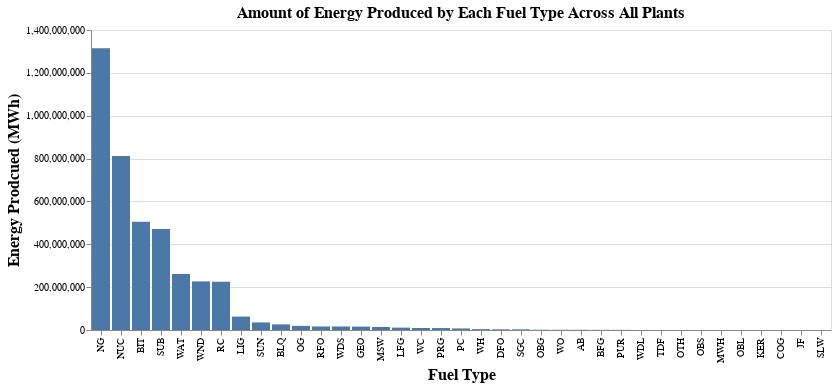

Notebook source saved alongside this figure:
### Code cell
alt.Chart(energy, title = 'Amount of Energy Produced by Each Fuel Type Across All Plants').mark_bar().encode(
    x=alt.X("PLPRMFL", sort= '-y', axis=alt.Axis(title='Fuel Type')),
    y=alt.Y("PLNGENAN", axis=alt.Axis(title='Energy Prodcued (MWh)'))
).configure_axis(
    labelFontSize=10,
    titleFontSize=16
).configure_title(
    fontSize= 16
)

### Figure 1 — Vega-Lite specification as saved in the notebook (floating-point values rounded to 4 significant figures)
{"config": {"view": {"continuousWidth": 400, "continuousHeight": 300}, "axis": {"labelFontSize": 10, "titleFontSize": 16}, "title": {"fontSize": 16}}, "data": {"name": "data-bce33d660a58ac958dde105eda36c784"}, "mark": "bar", "encoding": {"x": {"type": "nominal", "axis": {"title": "Fuel Type"}, "field": "PLPRMFL", "sort": "-y"}, "y": {"type": "quantitative", "axis": {"title": "Energy Prodcued (MWh)"}, "field": "PLNGENAN"}}, "title": "Amount of Energy Produced by Each Fuel Type Across All Plants", "$schema": "https://vega.github.io/schema/vega-lite/v4.8.1.json", "datasets": {"data-bce33d660a58ac958dde105eda36c784": [{"PLPRMFL": "AB", "SEQPLT16": 44879, "LAT": 387.9, "LON": -1296.0, "CAPFAC": 3.376, "PLNGENAN": 941264}, {"PLPRMFL": "BFG", "SEQPLT16": 18655, "LAT": 160.6, "LON": -363.4, "CAPFAC": 1.15, "PLNGENAN": 739680}, {"PLPRMFL": "BIT", "SEQPLT16": 1179418, "LAT": 7909.0, "LON": -17750.0, "CAPFAC": 53.9, "PLNGENAN": 504919278}, {"PLPRMFL": "BLQ", "SEQPLT16": 357811, "LAT": 2811.0, "LON": -6935.0, "CAPFAC": 40.45, "PLNGENAN": 26097115}, {"PLPRMFL": "COG", "SEQPLT16": 3811, "LAT": 29.94, "LON": -89.97, "CAPFAC": 0.2801, "PLNGENAN": 13984}, {"PLPRMFL": "DFO", "SEQPLT16": 3909262, "LAT": 35110.0, "LON": -80250.0, "CAPFAC": 13.43, "PLNGENAN": 3211069}, {"PLPRMFL": "GEO", "SEQPLT16": 279887, "LAT": 2893.0, "LON": -9236.0, "CAPFAC": 29.84, "PLNGENAN": 15691631}, {"PLPRMFL": "JF", "SEQPLT16": 7203, "LAT": 81.64, "LON": -193.5, "CAPFAC": 0.0046, "PLNGENAN": 5908}, {"PLPRMFL": "KER", "SEQPLT16": 85736, "LAT": 696.3, "LON": -1274.0, "CAPFAC": 0.0323, "PLNGENAN": 25861}, {"PLPRMFL": "LFG", "SEQPLT16": 2097452, "LAT": 15650.0, "LON": -36360.0, "CAPFAC": 206.3, "PLNGENAN": 11090731}, {"PLPRMFL": "LIG", "SEQPLT16": 106149, "LAT": 643.9, "LON": -1630.0, "CAPFAC": 7.996, "PLNGENAN": 62640953}, {"PLPRMFL": "MSW", "SEQPLT16": 364076, "LAT": 2792.0, "LON": -5946.0, "CAPFAC": 40.91, "PLNGENAN": 14271134}, {"PLPRMFL": "MWH", "SEQPLT16": 271500, "LAT": 2575.0, "LON": -6734.0, "CAPFAC": 1.118, "PLNGENAN": 98809}, {"PLPRMFL": "NG", "SEQPLT16": 9452364, "LAT": 72800.0, "LON": -184600.0, "CAPFAC": 410.0, "PLNGENAN": 1314955596}, {"PLPRMFL": "NUC", "SEQPLT16": 346236, "LAT": 2474.0, "LON": -5587.0, "CAPFAC": 52.38, "PLNGENAN": 812475761}, {"PLPRMFL": "OBG", "SEQPLT16": 386063, "LAT": 3703.0, "LON": -9691.0, "CAPFAC": 33.78, "PLNGENAN": 1152140}, {"PLPRMFL": "OBL", "SEQPLT16": 8122, "LAT": 64.12, "LON": -474.1, "CAPFAC": 0.0379, "PLNGENAN": 37490}, {"PLPRMFL": "OBS", "SEQPLT16": 23979, "LAT": 204.7, "LON": -616.9, "CAPFAC": 0.5003, "PLNGENAN": 103609}, {"PLPRMFL": "OG", "SEQPLT16": 136572, "LAT": 1052.0, "LON": -2849.0, "CAPFAC": 9.2, "PLNGENAN": 19148180}, {"PLPRMFL": "OTH", "SEQPLT16": 23957, "LAT": 220.8, "LON": -645.6, "CAPFAC": 1.507, "PLNGENAN": 146710}, {"PLPRMFL": "PC", "SEQPLT16": 75162, "LAT": 476.0, "LON": -1215.0, "CAPFAC": 4.237, "PLNGENAN": 7235311}, {"PLPRMFL": "PRG", "SEQPLT16": 93557, "LAT": 661.7, "LON": -1573.0, "CAPFAC": 7.482, "PLNGENAN": 9034182}, {"PLPRMFL": "PUR", "SEQPLT16": 44773, "LAT": 294.3, "LON": -751.4, "CAPFAC": 2.228, "PLNGENAN": 602854}, {"PLPRMFL": "RC", "SEQPLT16": 246662, "LAT": 1774.0, "LON": -4036.0, "CAPFAC": 20.53, "PLNGENAN": 225163760}, {"PLPRMFL": "RFO", "SEQPLT16": 134921, "LAT": 1018.0, "LON": -2808.0, "CAPFAC": 4.301, "PLNGENAN": 16532319}, {"PLPRMFL": "SGC", "SEQPLT16": 3450, "LAT": 38.81, "LON": -87.25, "CAPFAC": 0.3721, "PLNGENAN": 3092547}, {"PLPRMFL": "SLW", "SEQPLT16": 6120, "LAT": 35.33, "LON": -80.54, "CAPFAC": 0.0592, "PLNGENAN": 985}, {"PLPRMFL": "SUB", "SEQPLT16": 845169, "LAT": 6306.0, "LON": -15030.0, "CAPFAC": 59.52, "PLNGENAN": 471698446}, {"PLPRMFL": "SUN", "SEQPLT16": 10884357, "LAT": 92270.0, "LON": -229600.0, "CAPFAC": 307.1, "PLNGENAN": 35354775}, {"PLPRMFL": "TDF", "SEQPLT16": 12699, "LAT": 115.7, "LON": -234.9, "CAPFAC": 0.2681, "PLNGENAN": 192779}, {"PLPRMFL": "WAT", "SEQPLT16": 7771860, "LAT": 62210.0, "LON": -147900.0, "CAPFAC": 518.6, "PLNGENAN": 260778453}, {"PLPRMFL": "WC", "SEQPLT16": 163996, "LAT": 816.9, "LON": -1641.0, "CAPFAC": 10.17, "PLNGENAN": 9384699}, {"PLPRMFL": "WDL", "SEQPLT16": 2340, "LAT": 30.66, "LON": -81.47, "CAPFAC": 0.4564, "PLNGENAN": 217901}, {"PLPRMFL": "WDS", "SEQPLT16": 737235, "LAT": 5956.0, "LON": -14160.0, "CAPFAC": 56.34, "PLNGENAN": 16464767}, {"PLPRMFL": "WH", "SEQPLT16": 145735, "LAT": 1213.0, "LON": -3417.0, "CAPFAC": 14.58, "PLNGENAN": 3981384}, {"PLPRMFL": "WND", "SEQPLT16": 6609363, "LAT": 48150.0, "LON": -120000.0, "CAPFAC": 292.1, "PLNGENAN": 226828838}, {"PLPRMFL": "WO", "SEQPLT16": 11072, "LAT": 210.5, "LON": -924.7, "CAPFAC": 3.146, "PLNGENAN": 991982}]}}
